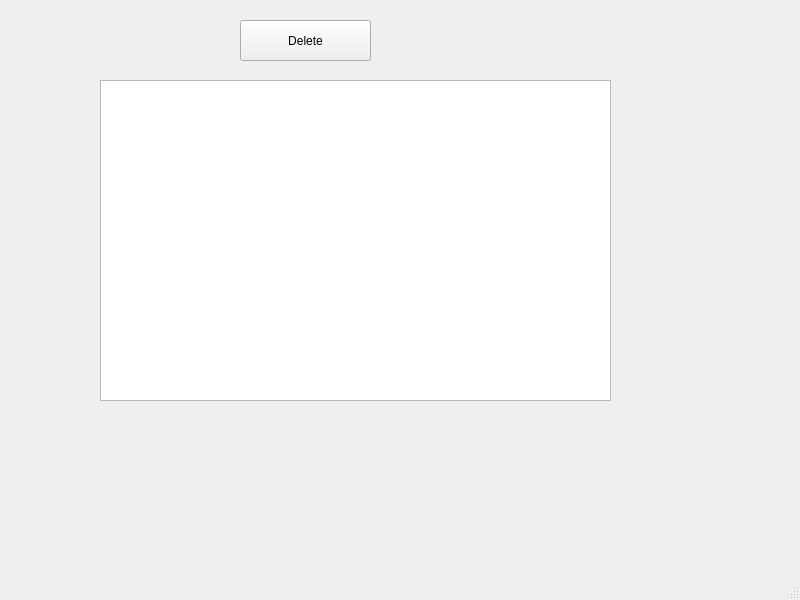
<?xml version="1.0" encoding="UTF-8"?>
<ui version="4.0">
 <class>MainWindow</class>
 <widget class="QMainWindow" name="MainWindow">
  <property name="geometry">
   <rect>
    <x>0</x>
    <y>0</y>
    <width>800</width>
    <height>600</height>
   </rect>
  </property>
  <property name="windowTitle">
   <string>MainWindow</string>
  </property>
  <widget class="QWidget" name="centralwidget">
   <widget class="QListWidget" name="movieList">
    <property name="geometry">
     <rect>
      <x>100</x>
      <y>80</y>
      <width>511</width>
      <height>321</height>
     </rect>
    </property>
   </widget>
   <widget class="QPushButton" name="removeButton">
    <property name="geometry">
     <rect>
      <x>240</x>
      <y>20</y>
      <width>131</width>
      <height>41</height>
     </rect>
    </property>
    <property name="text">
     <string>Delete</string>
    </property>
   </widget>
  </widget>
  <widget class="QMenuBar" name="menubar">
   <property name="geometry">
    <rect>
     <x>0</x>
     <y>0</y>
     <width>800</width>
     <height>18</height>
    </rect>
   </property>
  </widget>
  <widget class="QStatusBar" name="statusbar"/>
 </widget>
 <resources/>
 <connections/>
</ui>
